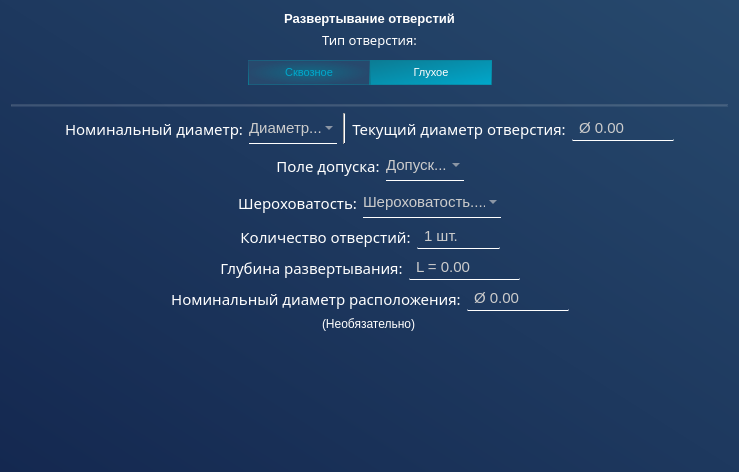
<?xml version="1.0" encoding="UTF-8"?>
<ui version="4.0">
 <class>PageSverlilnayaChistovaya</class>
 <widget class="QWidget" name="PageSverlilnayaChistovaya">
  <property name="geometry">
   <rect>
    <x>0</x>
    <y>0</y>
    <width>735</width>
    <height>472</height>
   </rect>
  </property>
  <property name="windowTitle">
   <string>Form</string>
  </property>
  <property name="styleSheet">
   <string notr="true">color: white;
background-color: qlineargradient(spread:pad, x1:0, y1:1, x2:1, y2:0, stop:0 rgba(20, 40, 80, 255), stop:1 rgba(39, 73, 109, 255));
</string>
  </property>
  <layout class="QVBoxLayout" name="verticalLayout">
   <item>
    <widget class="QWidget" name="verticalWidget_2" native="true">
     <property name="styleSheet">
      <string notr="true">background: none;
</string>
     </property>
     <layout class="QVBoxLayout" name="verticalLayout_5">
      <property name="spacing">
       <number>5</number>
      </property>
      <property name="leftMargin">
       <number>0</number>
      </property>
      <property name="topMargin">
       <number>0</number>
      </property>
      <property name="rightMargin">
       <number>0</number>
      </property>
      <property name="bottomMargin">
       <number>0</number>
      </property>
      <item>
       <widget class="QLabel" name="label">
        <property name="font">
         <font>
          <pointsize>10</pointsize>
          <bold>true</bold>
         </font>
        </property>
        <property name="styleSheet">
         <string notr="true">border: none;
background: none;
</string>
        </property>
        <property name="text">
         <string>Развертывание отверстий</string>
        </property>
        <property name="alignment">
         <set>Qt::AlignmentFlag::AlignCenter</set>
        </property>
       </widget>
      </item>
      <item>
       <widget class="QLabel" name="label_7">
        <property name="sizePolicy">
         <sizepolicy hsizetype="Preferred" vsizetype="Preferred">
          <horstretch>0</horstretch>
          <verstretch>0</verstretch>
         </sizepolicy>
        </property>
        <property name="font">
         <font>
          <family>Onyx</family>
          <pointsize>10</pointsize>
         </font>
        </property>
        <property name="styleSheet">
         <string notr="true">background-color: none</string>
        </property>
        <property name="text">
         <string>Тип отверстия:</string>
        </property>
        <property name="alignment">
         <set>Qt::AlignmentFlag::AlignCenter</set>
        </property>
       </widget>
      </item>
      <item>
       <widget class="QGroupBox" name="horizontalGroupBox_4">
        <property name="styleSheet">
         <string notr="true">QGroupBox {
	border: none;
}
QPushButton {
	background:qlineargradient(spread:pad, x1:0, y1:0, x2:1, y2:1, stop:0 rgba(12, 123, 147, 255), stop:1 rgba(0, 168, 204, 255));
	border: none;
	font-size: 11px;
	padding: 5 10 5 10;
	width: 100px;
	border: 1px solid qradialgradient(spread:pad, cx:0.506, cy:1, radius:1.147, fx:0.494318, fy:1, stop:0 rgba(12, 123, 147, 255), stop:1 rgba(255, 255, 255, 0));
}
QPushButton:hover {
	color: rgb(0, 168, 204);
	border-left: 1px solid rgb(10, 169, 255);
	border-right: 1px solid rgb(10, 169, 255);
	background-color: qlineargradient(spread:pad, x1:0, y1:0.477, x2:1, y2:0.518, stop:0 rgba(15, 109, 159, 64), stop:0.505682 rgba(15, 111, 149, 0), stop:1 rgba(15, 112, 139, 58));
}
QPushButton:pressed {
	background-color: rgb(0, 53, 93)
}
QPushButton:checked {
	background: qradialgradient(spread:pad, cx:0.5, cy:0.5, radius:0.5, fx:0.5, fy:0.5, stop:0 rgba(12, 123, 147, 177), stop:1 rgba(39, 73, 109, 255));
	color: rgb(0, 168, 204);
}</string>
        </property>
        <property name="title">
         <string/>
        </property>
        <layout class="QHBoxLayout" name="horizontalLayout_5">
         <property name="spacing">
          <number>0</number>
         </property>
         <property name="leftMargin">
          <number>0</number>
         </property>
         <property name="topMargin">
          <number>0</number>
         </property>
         <property name="rightMargin">
          <number>0</number>
         </property>
         <property name="bottomMargin">
          <number>0</number>
         </property>
         <item>
          <spacer name="horizontalSpacer">
           <property name="orientation">
            <enum>Qt::Orientation::Horizontal</enum>
           </property>
           <property name="sizeHint" stdset="0">
            <size>
             <width>40</width>
             <height>20</height>
            </size>
           </property>
          </spacer>
         </item>
         <item>
          <widget class="QPushButton" name="pushButton">
           <property name="cursor">
            <cursorShape>PointingHandCursor</cursorShape>
           </property>
           <property name="styleSheet">
            <string notr="true"/>
           </property>
           <property name="text">
            <string>Cквозное</string>
           </property>
           <property name="checkable">
            <bool>true</bool>
           </property>
           <property name="checked">
            <bool>true</bool>
           </property>
           <property name="autoExclusive">
            <bool>true</bool>
           </property>
          </widget>
         </item>
         <item>
          <widget class="QPushButton" name="pushButton_with_length">
           <property name="cursor">
            <cursorShape>PointingHandCursor</cursorShape>
           </property>
           <property name="styleSheet">
            <string notr="true"/>
           </property>
           <property name="text">
            <string>Глухое</string>
           </property>
           <property name="checkable">
            <bool>true</bool>
           </property>
           <property name="checked">
            <bool>false</bool>
           </property>
           <property name="autoExclusive">
            <bool>true</bool>
           </property>
          </widget>
         </item>
         <item>
          <spacer name="horizontalSpacer_2">
           <property name="orientation">
            <enum>Qt::Orientation::Horizontal</enum>
           </property>
           <property name="sizeHint" stdset="0">
            <size>
             <width>40</width>
             <height>20</height>
            </size>
           </property>
          </spacer>
         </item>
        </layout>
       </widget>
      </item>
     </layout>
    </widget>
   </item>
   <item>
    <layout class="QVBoxLayout" name="verticalLayout_2">
     <property name="topMargin">
      <number>10</number>
     </property>
     <item>
      <widget class="Line" name="line">
       <property name="styleSheet">
        <string notr="true">background: rgba(255, 255, 255, 20);</string>
       </property>
       <property name="orientation">
        <enum>Qt::Orientation::Horizontal</enum>
       </property>
      </widget>
     </item>
     <item>
      <layout class="QHBoxLayout" name="horizontalLayout_6">
       <property name="topMargin">
        <number>0</number>
       </property>
       <item>
        <spacer name="horizontalSpacer_3">
         <property name="orientation">
          <enum>Qt::Orientation::Horizontal</enum>
         </property>
         <property name="sizeHint" stdset="0">
          <size>
           <width>40</width>
           <height>20</height>
          </size>
         </property>
        </spacer>
       </item>
       <item alignment="Qt::AlignmentFlag::AlignHCenter">
        <widget class="QLabel" name="label_12">
         <property name="sizePolicy">
          <sizepolicy hsizetype="Preferred" vsizetype="Preferred">
           <horstretch>0</horstretch>
           <verstretch>0</verstretch>
          </sizepolicy>
         </property>
         <property name="font">
          <font>
           <family>Onyx</family>
           <pointsize>11</pointsize>
          </font>
         </property>
         <property name="styleSheet">
          <string notr="true">background-color: none</string>
         </property>
         <property name="text">
          <string>Номинальный диаметр:</string>
         </property>
         <property name="alignment">
          <set>Qt::AlignmentFlag::AlignCenter</set>
         </property>
        </widget>
       </item>
       <item>
        <widget class="QComboBox" name="comboBox_diameter">
         <property name="font">
          <font>
           <pointsize>11</pointsize>
          </font>
         </property>
         <property name="styleSheet">
          <string notr="true">QComboBox {
	padding: 5, 5, 5, 5;
	width: 70px;
	border: none;
	border-bottom: 1px solid white;
	background: rgba(255, 255, 255, 0);
	transition: color 0.3s ease;
	transition: border-bottom 0.4s ease;
	color: rgb(204, 204, 204);
	font-size: 11pt;
}
QComboBox:hover {
   color: rgb(167, 167, 167);
}

QComboBox::item {
	background: rgb(67, 67, 67);
	border-radius: none;
}

QComboBox QAbstractItemView {
	border-radius: none;
    background: qlineargradient(spread:pad, x1:0, y1:0, x2:1, y2:0, stop:0 rgb(58, 58, 58), stop:1 rgb(88, 88, 88));
	selection-border-radius: none;
	selection-border: none;
	border: none;
	border-radius: 0;
	outline: none;
}
QComboBox QAbstractItemView::item {
    min-height: 15px;
	width: 15px;
	border: none;
	border-radius: none;
}
QComboBox QAbstractItemView::item:hover {
	color:rgb(173, 173, 173);
	border-bottom: 1px solid white;
}

</string>
         </property>
         <property name="placeholderText">
          <string>Диаметр...</string>
         </property>
        </widget>
       </item>
       <item>
        <widget class="Line" name="line_2">
         <property name="orientation">
          <enum>Qt::Orientation::Vertical</enum>
         </property>
        </widget>
       </item>
       <item alignment="Qt::AlignmentFlag::AlignHCenter">
        <widget class="QLabel" name="label_8">
         <property name="sizePolicy">
          <sizepolicy hsizetype="Preferred" vsizetype="Preferred">
           <horstretch>0</horstretch>
           <verstretch>0</verstretch>
          </sizepolicy>
         </property>
         <property name="font">
          <font>
           <family>Onyx</family>
           <pointsize>11</pointsize>
          </font>
         </property>
         <property name="styleSheet">
          <string notr="true">background-color: none</string>
         </property>
         <property name="text">
          <string>Текущий диаметр отверстия:</string>
         </property>
         <property name="alignment">
          <set>Qt::AlignmentFlag::AlignCenter</set>
         </property>
        </widget>
       </item>
       <item alignment="Qt::AlignmentFlag::AlignHCenter">
        <widget class="QDoubleSpinBox" name="doubleSpinBox_diameter_end">
         <property name="styleSheet">
          <string notr="true">QDoubleSpinBox {
	padding: 2 5 2 5;	
	border: none;
	border-bottom: 1px solid white;
	border-radius: 1px;
	background: rgba(255, 255, 255, 0);
	transition: color 0.3s ease;
	transition: border-bottom 0.4s ease;
	color: rgb(204, 204, 204);
	font-size: 11pt
}

QDoubleSpinBox:disabled {
	color: rgb(120, 106, 107);
	background: rgba(255, 255, 255, 20);
}

QDoubleSpinBox:hover {
	color: rgb(255, 255, 255)
}

QDoubleSpinBox:pressed {
	border-bottom: 1px solid white;
}
</string>
         </property>
         <property name="prefix">
          <string>Ø </string>
         </property>
         <property name="suffix">
          <string/>
         </property>
         <property name="maximum">
          <double>1000.000000000000000</double>
         </property>
        </widget>
       </item>
       <item>
        <spacer name="horizontalSpacer_4">
         <property name="orientation">
          <enum>Qt::Orientation::Horizontal</enum>
         </property>
         <property name="sizeHint" stdset="0">
          <size>
           <width>40</width>
           <height>20</height>
          </size>
         </property>
        </spacer>
       </item>
      </layout>
     </item>
     <item>
      <layout class="QHBoxLayout" name="horizontalLayout_4">
       <property name="topMargin">
        <number>0</number>
       </property>
       <item>
        <spacer name="horizontalSpacer_9">
         <property name="orientation">
          <enum>Qt::Orientation::Horizontal</enum>
         </property>
         <property name="sizeHint" stdset="0">
          <size>
           <width>40</width>
           <height>20</height>
          </size>
         </property>
        </spacer>
       </item>
       <item alignment="Qt::AlignmentFlag::AlignHCenter">
        <widget class="QLabel" name="label_11">
         <property name="sizePolicy">
          <sizepolicy hsizetype="Preferred" vsizetype="Preferred">
           <horstretch>0</horstretch>
           <verstretch>0</verstretch>
          </sizepolicy>
         </property>
         <property name="font">
          <font>
           <family>Onyx</family>
           <pointsize>11</pointsize>
          </font>
         </property>
         <property name="styleSheet">
          <string notr="true">background-color: none</string>
         </property>
         <property name="text">
          <string>Поле допуска:</string>
         </property>
         <property name="alignment">
          <set>Qt::AlignmentFlag::AlignCenter</set>
         </property>
        </widget>
       </item>
       <item>
        <widget class="QComboBox" name="comboBox_dopusk">
         <property name="font">
          <font>
           <pointsize>11</pointsize>
          </font>
         </property>
         <property name="styleSheet">
          <string notr="true">QComboBox {
	padding: 5, 5, 5, 5;
	width: 60px;
	border: none;
	border-bottom: 1px solid white;
	background: rgba(255, 255, 255, 0);
	transition: color 0.3s ease;
	transition: border-bottom 0.4s ease;
	color: rgb(204, 204, 204);
	font-size: 11pt;
}
QComboBox:hover {
   color: rgb(167, 167, 167);
}

QComboBox::item {
	background: rgb(67, 67, 67);
	border-radius: none;
}

QComboBox QAbstractItemView {
	border-radius: none;
    background: qlineargradient(spread:pad, x1:0, y1:0, x2:1, y2:0, stop:0 rgb(58, 58, 58), stop:1 rgb(88, 88, 88));
	selection-border-radius: none;
	selection-border: none;
	border: none;
	border-radius: 0;
	outline: none;
}
QComboBox QAbstractItemView::item {
    min-height: 15px;
	width: 15px;
	border: none;
	border-radius: none;
}
QComboBox QAbstractItemView::item:hover {
	color:rgb(173, 173, 173);
	border-bottom: 1px solid white;
}

</string>
         </property>
         <property name="placeholderText">
          <string>Допуск...</string>
         </property>
        </widget>
       </item>
       <item>
        <spacer name="horizontalSpacer_10">
         <property name="orientation">
          <enum>Qt::Orientation::Horizontal</enum>
         </property>
         <property name="sizeHint" stdset="0">
          <size>
           <width>40</width>
           <height>20</height>
          </size>
         </property>
        </spacer>
       </item>
      </layout>
     </item>
     <item>
      <layout class="QHBoxLayout" name="horizontalLayout_9">
       <property name="topMargin">
        <number>0</number>
       </property>
       <item>
        <spacer name="horizontalSpacer_17">
         <property name="orientation">
          <enum>Qt::Orientation::Horizontal</enum>
         </property>
         <property name="sizeHint" stdset="0">
          <size>
           <width>40</width>
           <height>20</height>
          </size>
         </property>
        </spacer>
       </item>
       <item alignment="Qt::AlignmentFlag::AlignHCenter">
        <widget class="QLabel" name="label_15">
         <property name="sizePolicy">
          <sizepolicy hsizetype="Preferred" vsizetype="Preferred">
           <horstretch>0</horstretch>
           <verstretch>0</verstretch>
          </sizepolicy>
         </property>
         <property name="font">
          <font>
           <family>Onyx</family>
           <pointsize>11</pointsize>
          </font>
         </property>
         <property name="styleSheet">
          <string notr="true">background-color: none</string>
         </property>
         <property name="text">
          <string>Шероховатость:</string>
         </property>
         <property name="alignment">
          <set>Qt::AlignmentFlag::AlignCenter</set>
         </property>
        </widget>
       </item>
       <item>
        <widget class="QComboBox" name="comboBox_dopusk_surf">
         <property name="font">
          <font>
           <pointsize>11</pointsize>
          </font>
         </property>
         <property name="styleSheet">
          <string notr="true">QComboBox {
	padding: 5, 5, 5, 5;
	width: 120px;
	border: none;
	border-bottom: 1px solid white;
	background: rgba(255, 255, 255, 0);
	transition: color 0.3s ease;
	transition: border-bottom 0.4s ease;
	color: rgb(204, 204, 204);
	font-size: 11pt;
}
QComboBox:hover {
   color: rgb(167, 167, 167);
}

QComboBox::item {
	background: rgb(67, 67, 67);
	border-radius: none;
}

QComboBox QAbstractItemView {
	border-radius: none;
    background: qlineargradient(spread:pad, x1:0, y1:0, x2:1, y2:0, stop:0 rgb(58, 58, 58), stop:1 rgb(88, 88, 88));
	selection-border-radius: none;
	selection-border: none;
	border: none;
	border-radius: 0;
	outline: none;
}
QComboBox QAbstractItemView::item {
    min-height: 15px;
	width: 15px;
	border: none;
	border-radius: none;
}
QComboBox QAbstractItemView::item:hover {
	color:rgb(173, 173, 173);
	border-bottom: 1px solid white;
}

</string>
         </property>
         <property name="placeholderText">
          <string>Шероховатость....</string>
         </property>
        </widget>
       </item>
       <item>
        <spacer name="horizontalSpacer_18">
         <property name="orientation">
          <enum>Qt::Orientation::Horizontal</enum>
         </property>
         <property name="sizeHint" stdset="0">
          <size>
           <width>40</width>
           <height>20</height>
          </size>
         </property>
        </spacer>
       </item>
      </layout>
     </item>
     <item>
      <layout class="QHBoxLayout" name="horizontalLayout_2">
       <property name="topMargin">
        <number>0</number>
       </property>
       <item>
        <spacer name="horizontalSpacer_5">
         <property name="orientation">
          <enum>Qt::Orientation::Horizontal</enum>
         </property>
         <property name="sizeHint" stdset="0">
          <size>
           <width>40</width>
           <height>20</height>
          </size>
         </property>
        </spacer>
       </item>
       <item>
        <widget class="QLabel" name="label_9">
         <property name="sizePolicy">
          <sizepolicy hsizetype="Preferred" vsizetype="Preferred">
           <horstretch>0</horstretch>
           <verstretch>0</verstretch>
          </sizepolicy>
         </property>
         <property name="font">
          <font>
           <family>Onyx</family>
           <pointsize>11</pointsize>
          </font>
         </property>
         <property name="styleSheet">
          <string notr="true">background-color: none</string>
         </property>
         <property name="text">
          <string>Количество отверстий:</string>
         </property>
         <property name="alignment">
          <set>Qt::AlignmentFlag::AlignCenter</set>
         </property>
        </widget>
       </item>
       <item>
        <widget class="QSpinBox" name="spinBox_count">
         <property name="styleSheet">
          <string notr="true">QSpinBox {
	padding: 2 5 2 5;	
	border: none;
	border-bottom: 1px solid white;
	border-radius: 1px;
	background: rgba(255, 255, 255, 0);
	transition: color 0.3s ease;
	transition: border-bottom 0.4s ease;
	color: rgb(204, 204, 204);
	font-size: 11pt
}

QSpinBox:disabled {
	color: rgb(120, 106, 107);
	background: rgba(255, 255, 255, 20);
}

QSpinBox:hover {
	color: rgb(255, 255, 255)
}

QSpinBox:pressed {
	border-bottom: 1px solid white;
}
</string>
         </property>
         <property name="suffix">
          <string> шт.</string>
         </property>
         <property name="minimum">
          <number>1</number>
         </property>
         <property name="maximum">
          <number>100</number>
         </property>
         <property name="value">
          <number>1</number>
         </property>
        </widget>
       </item>
       <item>
        <spacer name="horizontalSpacer_6">
         <property name="orientation">
          <enum>Qt::Orientation::Horizontal</enum>
         </property>
         <property name="sizeHint" stdset="0">
          <size>
           <width>40</width>
           <height>20</height>
          </size>
         </property>
        </spacer>
       </item>
      </layout>
     </item>
     <item>
      <widget class="QWidget" name="length_div" native="true">
       <property name="styleSheet">
        <string notr="true">background: none;</string>
       </property>
       <layout class="QHBoxLayout" name="horizontalLayout_7">
        <property name="topMargin">
         <number>0</number>
        </property>
        <property name="bottomMargin">
         <number>0</number>
        </property>
        <item>
         <spacer name="horizontalSpacer_13">
          <property name="orientation">
           <enum>Qt::Orientation::Horizontal</enum>
          </property>
          <property name="sizeHint" stdset="0">
           <size>
            <width>40</width>
            <height>20</height>
           </size>
          </property>
         </spacer>
        </item>
        <item>
         <widget class="QLabel" name="label_13">
          <property name="sizePolicy">
           <sizepolicy hsizetype="Preferred" vsizetype="Preferred">
            <horstretch>0</horstretch>
            <verstretch>0</verstretch>
           </sizepolicy>
          </property>
          <property name="font">
           <font>
            <family>Onyx</family>
            <pointsize>11</pointsize>
           </font>
          </property>
          <property name="styleSheet">
           <string notr="true">background-color: none</string>
          </property>
          <property name="text">
           <string>Глубина развертывания:</string>
          </property>
          <property name="alignment">
           <set>Qt::AlignmentFlag::AlignCenter</set>
          </property>
         </widget>
        </item>
        <item>
         <widget class="QDoubleSpinBox" name="doubleSpinBox_length">
          <property name="styleSheet">
           <string notr="true">QDoubleSpinBox {
	padding: 2 5 2 5;	
	border: none;
	border-bottom: 1px solid white;
	border-radius: 1px;
	background: rgba(255, 255, 255, 0);
	transition: color 0.3s ease;
	transition: border-bottom 0.4s ease;
	color: rgb(204, 204, 204);
	font-size: 11pt
}

QDoubleSpinBox:disabled {
	color: rgb(120, 106, 107);
	background: rgba(255, 255, 255, 20);
}

QDoubleSpinBox:hover {
	color: rgb(255, 255, 255)
}

QDoubleSpinBox:pressed {
	border-bottom: 1px solid white;
}
</string>
          </property>
          <property name="prefix">
           <string>L = </string>
          </property>
          <property name="suffix">
           <string/>
          </property>
          <property name="maximum">
           <double>1000.000000000000000</double>
          </property>
         </widget>
        </item>
        <item>
         <spacer name="horizontalSpacer_14">
          <property name="orientation">
           <enum>Qt::Orientation::Horizontal</enum>
          </property>
          <property name="sizeHint" stdset="0">
           <size>
            <width>40</width>
            <height>20</height>
           </size>
          </property>
         </spacer>
        </item>
       </layout>
      </widget>
     </item>
     <item>
      <layout class="QHBoxLayout" name="horizontalLayout_3">
       <property name="topMargin">
        <number>0</number>
       </property>
       <item>
        <spacer name="horizontalSpacer_7">
         <property name="orientation">
          <enum>Qt::Orientation::Horizontal</enum>
         </property>
         <property name="sizeHint" stdset="0">
          <size>
           <width>40</width>
           <height>20</height>
          </size>
         </property>
        </spacer>
       </item>
       <item>
        <widget class="QLabel" name="label_10">
         <property name="sizePolicy">
          <sizepolicy hsizetype="Preferred" vsizetype="Preferred">
           <horstretch>0</horstretch>
           <verstretch>0</verstretch>
          </sizepolicy>
         </property>
         <property name="font">
          <font>
           <family>Onyx</family>
           <pointsize>11</pointsize>
          </font>
         </property>
         <property name="styleSheet">
          <string notr="true">background-color: none</string>
         </property>
         <property name="text">
          <string>Номинальный диаметр расположения:</string>
         </property>
         <property name="alignment">
          <set>Qt::AlignmentFlag::AlignCenter</set>
         </property>
        </widget>
       </item>
       <item>
        <widget class="QDoubleSpinBox" name="doubleSpinBox_diameter_2">
         <property name="styleSheet">
          <string notr="true">QDoubleSpinBox {
	padding: 2 5 2 5;	
	border: none;
	border-bottom: 1px solid white;
	border-radius: 1px;
	background: rgba(255, 255, 255, 0);
	transition: color 0.3s ease;
	transition: border-bottom 0.4s ease;
	color: rgb(204, 204, 204);
	font-size: 11pt
}

QDoubleSpinBox:disabled {
	color: rgb(120, 106, 107);
	background: rgba(255, 255, 255, 20);
}

QDoubleSpinBox:hover {
	color: rgb(255, 255, 255)
}

QDoubleSpinBox:pressed {
	border-bottom: 1px solid white;
}
</string>
         </property>
         <property name="prefix">
          <string>Ø </string>
         </property>
         <property name="suffix">
          <string/>
         </property>
         <property name="maximum">
          <double>1000.000000000000000</double>
         </property>
        </widget>
       </item>
       <item>
        <spacer name="horizontalSpacer_8">
         <property name="orientation">
          <enum>Qt::Orientation::Horizontal</enum>
         </property>
         <property name="sizeHint" stdset="0">
          <size>
           <width>40</width>
           <height>20</height>
          </size>
         </property>
        </spacer>
       </item>
      </layout>
     </item>
     <item alignment="Qt::AlignmentFlag::AlignHCenter">
      <widget class="QLabel" name="label_2">
       <property name="styleSheet">
        <string notr="true">background: none;</string>
       </property>
       <property name="text">
        <string>(Необязательно)</string>
       </property>
      </widget>
     </item>
    </layout>
   </item>
   <item>
    <spacer name="verticalSpacer">
     <property name="orientation">
      <enum>Qt::Orientation::Vertical</enum>
     </property>
     <property name="sizeHint" stdset="0">
      <size>
       <width>717</width>
       <height>7</height>
      </size>
     </property>
    </spacer>
   </item>
  </layout>
 </widget>
 <resources/>
 <connections/>
</ui>
